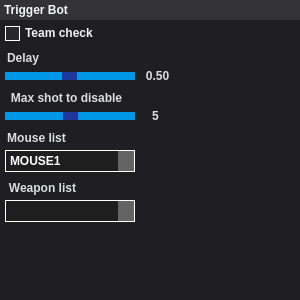
<?xml version="1.0" encoding="UTF-8"?>
<ui version="4.0">
 <class>triggerBotWindow</class>
 <widget class="QWidget" name="triggerBotWindow">
  <property name="geometry">
   <rect>
    <x>0</x>
    <y>0</y>
    <width>300</width>
    <height>300</height>
   </rect>
  </property>
  <property name="windowTitle">
   <string>Trigger Bot</string>
  </property>
  <widget class="QLabel" name="titlePanel">
   <property name="geometry">
    <rect>
     <x>0</x>
     <y>0</y>
     <width>300</width>
     <height>20</height>
    </rect>
   </property>
   <property name="styleSheet">
    <string notr="true">background-color: rgb(50, 50, 55);
font: 75 10pt &quot;Arial&quot;;
font-weight: bold;
color: rgb(245, 246, 250);
padding-left: 1px;</string>
   </property>
   <property name="text">
    <string>Trigger Bot</string>
   </property>
  </widget>
  <widget class="QPushButton" name="closeButton">
   <property name="geometry">
    <rect>
     <x>280</x>
     <y>0</y>
     <width>20</width>
     <height>20</height>
    </rect>
   </property>
   <property name="styleSheet">
    <string notr="true">QPushButton{
  background-color: rgb(50, 50, 55);
  border: none;
}

QPushButton:hover {
  background-color: rgb(55, 55, 60);
}

QPushButton:pressed {
  background-color: rgb(60, 60, 65);
}
</string>
   </property>
   <property name="text">
    <string/>
   </property>
   <property name="icon">
    <iconset>
     <normaloff>Image/Close.png</normaloff>Image/Close.png</iconset>
   </property>
   <property name="iconSize">
    <size>
     <width>20</width>
     <height>20</height>
    </size>
   </property>
  </widget>
  <widget class="QLabel" name="Background">
   <property name="geometry">
    <rect>
     <x>0</x>
     <y>0</y>
     <width>300</width>
     <height>300</height>
    </rect>
   </property>
   <property name="styleSheet">
    <string notr="true">background-color: rgb(30, 30, 35)</string>
   </property>
   <property name="text">
    <string/>
   </property>
  </widget>
  <widget class="QCheckBox" name="teamCheckCheckBox">
   <property name="geometry">
    <rect>
     <x>5</x>
     <y>25</y>
     <width>96</width>
     <height>16</height>
    </rect>
   </property>
   <property name="styleSheet">
    <string notr="true">QCheckBox {
color: rgb(241, 242, 246);
spacing: 5px;
border: none;
font: 10pt &quot;Arial&quot;;
font-weight: bold;
}

QCheckBox::indicator  {
width: 13px;
height: 13px;
border: 1px solid rgb(255,255,255);
}

QCheckBox::indicator:unchecked {
background-color: rgb(40,40,45);
}

QCheckBox::indicator:unchecked:hover {
background-color: rgb(45,45,50);
}

QCheckBox::indicator:checked {
background-color: rgb(232, 65, 24);
}

QCheckBox::indicator:checked:hover {
background-color:  rgb(232, 65, 24);
}</string>
   </property>
   <property name="text">
    <string>Team check</string>
   </property>
  </widget>
  <widget class="QSlider" name="delaySlider">
   <property name="geometry">
    <rect>
     <x>5</x>
     <y>65</y>
     <width>130</width>
     <height>22</height>
    </rect>
   </property>
   <property name="styleSheet">
    <string notr="true">QSlider::groove:horizontal {
height: 8px;
background: #0097e6;
}

QSlider::handle:horizontal {
    background: #1e3799;
    width: 15px;
}</string>
   </property>
   <property name="minimum">
    <number>1</number>
   </property>
   <property name="maximum">
    <number>100</number>
   </property>
   <property name="value">
    <number>50</number>
   </property>
   <property name="sliderPosition">
    <number>50</number>
   </property>
   <property name="orientation">
    <enum>Qt::Horizontal</enum>
   </property>
  </widget>
  <widget class="QLabel" name="FOVLable">
   <property name="geometry">
    <rect>
     <x>145</x>
     <y>68</y>
     <width>25</width>
     <height>16</height>
    </rect>
   </property>
   <property name="styleSheet">
    <string notr="true">font: 10pt &quot;Arial&quot;;
color: rgb(220, 221, 225);
font-weight: bold;</string>
   </property>
   <property name="text">
    <string>0.50</string>
   </property>
   <property name="alignment">
    <set>Qt::AlignCenter</set>
   </property>
  </widget>
  <widget class="QLabel" name="delayTitleLable">
   <property name="geometry">
    <rect>
     <x>5</x>
     <y>50</y>
     <width>36</width>
     <height>16</height>
    </rect>
   </property>
   <property name="styleSheet">
    <string notr="true">font: 10pt &quot;Arial&quot;;
color: rgb(220, 221, 225);
font-weight: bold;</string>
   </property>
   <property name="text">
    <string>Delay</string>
   </property>
   <property name="alignment">
    <set>Qt::AlignCenter</set>
   </property>
  </widget>
  <widget class="QLabel" name="maxShotTitleLable">
   <property name="geometry">
    <rect>
     <x>5</x>
     <y>90</y>
     <width>123</width>
     <height>16</height>
    </rect>
   </property>
   <property name="styleSheet">
    <string notr="true">font: 10pt &quot;Arial&quot;;
color: rgb(220, 221, 225);
font-weight: bold;</string>
   </property>
   <property name="text">
    <string>Max shot to disable</string>
   </property>
   <property name="alignment">
    <set>Qt::AlignCenter</set>
   </property>
  </widget>
  <widget class="QSlider" name="maxShotSlider">
   <property name="geometry">
    <rect>
     <x>5</x>
     <y>105</y>
     <width>130</width>
     <height>22</height>
    </rect>
   </property>
   <property name="styleSheet">
    <string notr="true">QSlider::groove:horizontal {
height: 8px;
background: #0097e6;
}

QSlider::handle:horizontal {
    background: #1e3799;
    width: 15px;
}</string>
   </property>
   <property name="minimum">
    <number>0</number>
   </property>
   <property name="maximum">
    <number>10</number>
   </property>
   <property name="singleStep">
    <number>1</number>
   </property>
   <property name="pageStep">
    <number>10</number>
   </property>
   <property name="value">
    <number>5</number>
   </property>
   <property name="sliderPosition">
    <number>5</number>
   </property>
   <property name="orientation">
    <enum>Qt::Horizontal</enum>
   </property>
  </widget>
  <widget class="QLabel" name="maxShotLable">
   <property name="geometry">
    <rect>
     <x>145</x>
     <y>108</y>
     <width>21</width>
     <height>16</height>
    </rect>
   </property>
   <property name="styleSheet">
    <string notr="true">font: 10pt &quot;Arial&quot;;
color: rgb(220, 221, 225);
font-weight: bold;</string>
   </property>
   <property name="text">
    <string>5</string>
   </property>
   <property name="alignment">
    <set>Qt::AlignCenter</set>
   </property>
  </widget>
  <widget class="QComboBox" name="mouseListComboBox">
   <property name="geometry">
    <rect>
     <x>5</x>
     <y>150</y>
     <width>130</width>
     <height>22</height>
    </rect>
   </property>
   <property name="styleSheet">
    <string notr="true">QComboBox{
font: 8pt &quot;Arial&quot;;
border: none;
background-color: rgb(30,30,30);
color: white;
font-weight: bold;
border: 1px solid white;
}

QComboBox::drop-down{
    border: none;
    background-color: rgb(100,100,100);
    font-weight: bold;
}</string>
   </property>
   <item>
    <property name="text">
     <string>MOUSE1</string>
    </property>
   </item>
   <item>
    <property name="text">
     <string>MOUSE2</string>
    </property>
   </item>
   <item>
    <property name="text">
     <string>MOUSE3</string>
    </property>
   </item>
   <item>
    <property name="text">
     <string>MOUSE4</string>
    </property>
   </item>
   <item>
    <property name="text">
     <string>MOUSE5</string>
    </property>
   </item>
   <item>
    <property name="text">
     <string>None</string>
    </property>
   </item>
  </widget>
  <widget class="QLabel" name="mouseListLable">
   <property name="geometry">
    <rect>
     <x>5</x>
     <y>130</y>
     <width>63</width>
     <height>16</height>
    </rect>
   </property>
   <property name="styleSheet">
    <string notr="true">font: 10pt &quot;Arial&quot;;
color: rgb(220, 221, 225);
font-weight: bold;</string>
   </property>
   <property name="text">
    <string>Mouse list</string>
   </property>
   <property name="alignment">
    <set>Qt::AlignCenter</set>
   </property>
  </widget>
  <widget class="QLabel" name="weaponListTitle">
   <property name="geometry">
    <rect>
     <x>5</x>
     <y>180</y>
     <width>75</width>
     <height>16</height>
    </rect>
   </property>
   <property name="styleSheet">
    <string notr="true">font: 10pt &quot;Arial&quot;;
color: rgb(220, 221, 225);
font-weight: bold;</string>
   </property>
   <property name="text">
    <string>Weapon list</string>
   </property>
   <property name="alignment">
    <set>Qt::AlignCenter</set>
   </property>
  </widget>
  <widget class="QComboBox" name="weaponListComboBox">
   <property name="geometry">
    <rect>
     <x>5</x>
     <y>200</y>
     <width>130</width>
     <height>22</height>
    </rect>
   </property>
   <property name="styleSheet">
    <string notr="true">QComboBox{
font: 8pt &quot;Arial&quot;;
border: none;
background-color: rgb(30,30,30);
color: white;
font-weight: bold;
border: 1px solid white;
}

QComboBox::drop-down{
    border: none;
    background-color: rgb(100,100,100);
    font-weight: bold;
}</string>
   </property>
  </widget>
  <zorder>Background</zorder>
  <zorder>titlePanel</zorder>
  <zorder>closeButton</zorder>
  <zorder>teamCheckCheckBox</zorder>
  <zorder>delaySlider</zorder>
  <zorder>FOVLable</zorder>
  <zorder>delayTitleLable</zorder>
  <zorder>maxShotTitleLable</zorder>
  <zorder>maxShotSlider</zorder>
  <zorder>maxShotLable</zorder>
  <zorder>mouseListComboBox</zorder>
  <zorder>mouseListLable</zorder>
  <zorder>weaponListTitle</zorder>
  <zorder>weaponListComboBox</zorder>
 </widget>
 <resources/>
 <connections/>
</ui>
